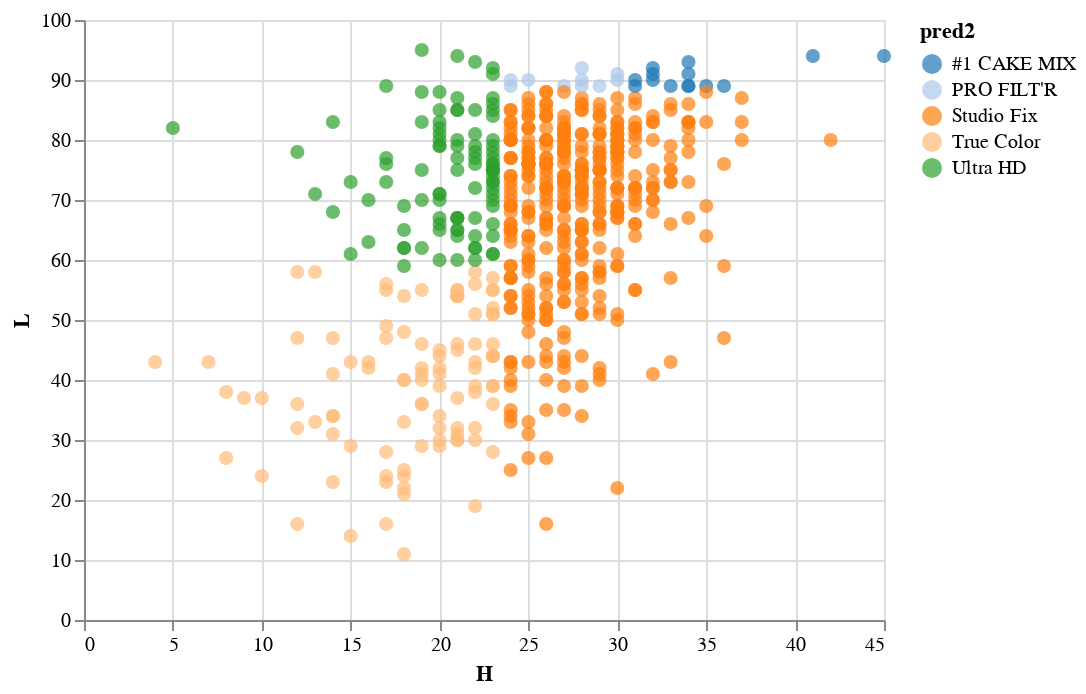

Here is the notebook cell this chart was saved with:
### Markdown cell above
Below, I am displaying the data in an altair chart with the color to be pred2, the x axis to be H, and the y axis to be L. I am using 5 leaf nodes here.

### Code cell
df_art = pd.DataFrame(df, columns=cols)
df_art["product"] = df["product"]
df_art["pred2"] = clf.predict(df_art[cols])

c5= alt.Chart(df_art).mark_circle(size=50).encode(
    x = "H",
    y = "L",
    color=alt.Color("pred2", scale=alt.Scale(scheme="category20")),
    tooltip=["L", "H","product", "pred2"]
)
c5

### Figure 1 — Vega-Lite specification as saved in the notebook (floating-point values rounded to 4 significant figures; data arrays with more than 128 entries replaced by an {"elided": "..."} marker saying what was removed)
{"config": {"view": {"continuousWidth": 400, "continuousHeight": 300}}, "data": {"name": "data-2b41ff80d06a0a67790bdaa38d919225"}, "mark": {"type": "circle", "size": 50}, "encoding": {"color": {"field": "pred2", "scale": {"scheme": "category20"}, "type": "nominal"}, "tooltip": [{"field": "L", "type": "quantitative"}, {"field": "H", "type": "quantitative"}, {"field": "product", "type": "nominal"}, {"field": "pred2", "type": "nominal"}], "x": {"field": "H", "type": "quantitative"}, "y": {"field": "L", "type": "quantitative"}}, "$schema": "https://vega.github.io/schema/vega-lite/v4.17.0.json", "datasets": {"data-2b41ff80d06a0a67790bdaa38d919225": {"elided": "613 records"}}}
